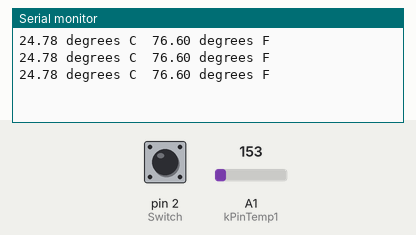
This sketch was run on a simulated Arduino Uno, built with avr-gcc and run on an emulated ATmega328P. Parts: the last lines printed to the serial monitor. The test bench sets the inputs (shaded band); at power-on: A1 (kPinTemp1) = 153, pin 2 (Switch) HIGH.

Above: at 1.3 s.
1.4 s: A1 (kPinTemp1) set to 165
At 1.9 s:
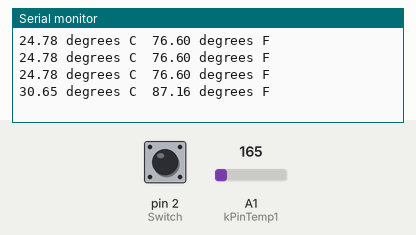
2.9 s: A1 (kPinTemp1) set to 175
At 3.4 s:
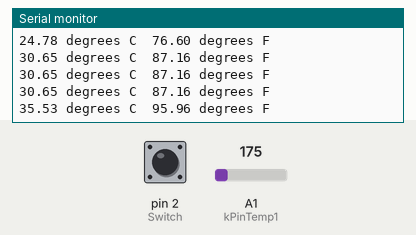
Timing chart, 0 to 5.9 s (numbered marks = the images above; inputs shaded):
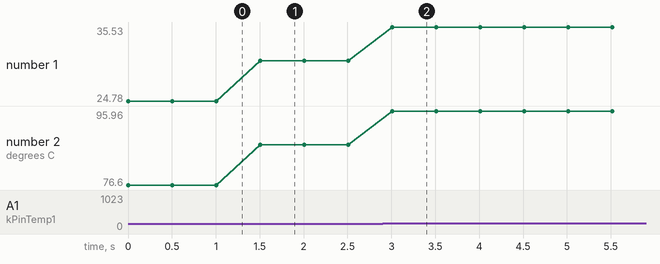

The sketch:

sketch_oct19a.ino
```cpp
// Function Prototypes
float getTemperatureC();
float getTemperatureC1();
float convertToF(float temperatureC);

const int kPinTemp = A0;
const int kPinTemp1 = A1;
const int Switch = 2;
int reading;

void setup()
{
  Serial.begin(9600);
  pinMode (Switch, INPUT);
}

void loop()
{
  float temperatureC;
  if (digitalRead(Switch) == 0) {
    temperatureC = getTemperatureC();
  } else {
    temperatureC = getTemperatureC1();
  }
  Serial.print(temperatureC);
  Serial.print(" degrees C  ");
  // now convert to Fahrenheit
  float temperatureF = convertToF(temperatureC);
  Serial.print(temperatureF);
  Serial.println(" degrees F");

  delay(500);
}
```

convertToF.ino
```cpp
float convertToF(float temperatureC)
{
  float tempF = (temperatureC * 9.0 / 5.0) + 32.0;
  return tempF;
}
```

getTemp0.ino
```cpp
float getTemperatureC()
{
  reading = analogRead(kPinTemp);

  float voltage = (reading * 5.0) / 1023;
  // convert from 10 mv per degree with 500mV offset
  // to degrees ((voltage - 500mV) * 100)
  float tempC = (voltage - 0.5) * 100;
  return tempC;
}
```

getTemp1.ino
```cpp
float getTemperatureC1()
{
  reading = analogRead(kPinTemp1);

  float voltage = (reading * 5.0) / 1023;
  // convert from 10 mv per degree with 500mV offset
  // to degrees ((voltage - 500mV) * 100)
  float tempC = (voltage - 0.5) * 100;
  return tempC;
}
```

Measured:
- after the input at 1.4 s, the serial monitor: prints a new line after 0.10 s (image 1)
- after the input at 2.9 s, the serial monitor: prints a new line after 0.11 s (image 2)
- plotted number 1: 24.78 → 30.65 after the input at 1.4 s, 30.65 → 35.53 after the input at 2.9 s
- plotted number 2: 76.6 → 87.16 after the input at 1.4 s, 87.16 → 95.96 after the input at 2.9 s
